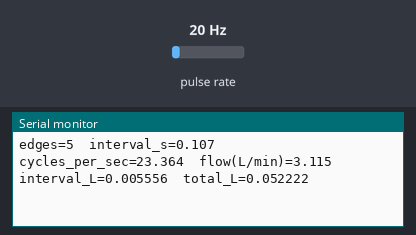
A sketch run on a simulated ESP32. On the bench: the last lines printed to the serial monitor. Wiring (inferred from the names in the program): pulse sensor: data GPIO 18. Inputs (shaded band) come from the test bench; at power-on: pulse rate 20 Hz. WiFi joins after 1.5 s; servers stay silent unless stated; no MQTT or app messages arrive unless stated.

Above: at 2.9 s.
3.0 s: pulse rate (sensor on GPIO 18) set to 4 Hz
At 3.09 s:
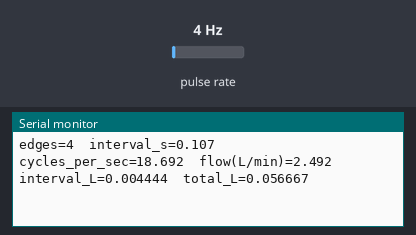
4.5 s: pulse rate (sensor on GPIO 18) set to 50 Hz
At 4.59 s:
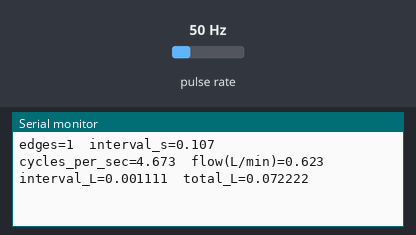
Timing chart, 0 to 7.5 s (numbered marks = the images above; inputs shaded):
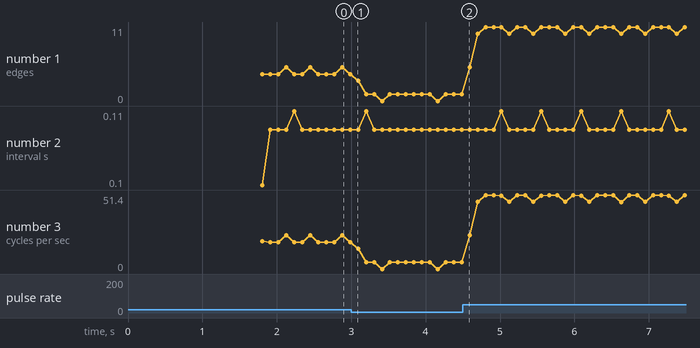

The sketch:

flow-meter-monitor.ino
```cpp
/*
  flow_meter.ino
  ESP32 (Arduino) sketch to measure water flow from a YF-S403-like Hall sensor.

  - Uses interrupt on CHANGE to count both rising + falling edges.
  - Converts edges -> Hz -> L/min using datasheet constant (Hz = 7.5 * Q).
  - Integrates to get running volume in litres.
  - Publishes flow + total litres via MQTT to a broker (e.g., Raspberry Pi).

  Wiring (typical):
    Sensor VCC  -> 5V (or 3.3V if rated)
    Sensor GND  -> GND
    Sensor OUT  -> ESP32 GPIO (FLOW_PIN), with pull-up as needed

  NOTE:
    Adjust WIFI_SSID, WIFI_PASSWORD, MQTT_BROKER_IP, FLOW_PIN as per your setup.
*/

#include <Arduino.h>
#include <WiFi.h>
#include "mqtt_client.h"

// ----------------- User configuration -----------------

// Flow sensor pin
const uint8_t FLOW_PIN = 18;                 // GPIO connected to sensor OUT
const uint32_t MEASURE_INTERVAL_MS = 100;    // compute flow every 100 ms

// The YF-S403 datasheet states: Hz = 7.5 * Q(L/min)
const float HZ_PER_L_PER_MIN = 7.5f;

// If true, we count both rising + falling edges on FLOW_PIN.
// That means "edges" = 2 * "pulses". Many hall sensors produce one full cycle per pulse.
const bool COUNT_EDGES = true;

// WiFi config
const char* WIFI_SSID     = "RTUniverse";
const char* WIFI_PASSWORD = "8754820702";

// MQTT broker (e.g., Raspberry Pi) config
const char* MQTT_BROKER_IP = "192.168.1.140";    // CHANGE to your Pi's IP
const uint16_t MQTT_PORT   = 1883;
const char* MQTT_TOPIC     = "home/water/main";

// ----------------- Globals -----------------

// Volatile edge counter updated in ISR
volatile uint32_t g_edgeCount = 0;

// Time of last measurement (ms)
uint32_t lastMeasureMillis = 0;

// Running total volume in litres
double totalLiters = 0.0;

// ----------------- Interrupt handler -----------------

// ISR: called on every edge of FLOW_PIN
void IRAM_ATTR flowISR() {
  g_edgeCount++;
}

// Safely read and clear edge counter
uint32_t readAndClearEdgeCount() {
  uint32_t edges;
  noInterrupts();
  edges = g_edgeCount;
  g_edgeCount = 0;
  interrupts();
  return edges;
}

// ----------------- Setup -----------------

void setup() {
  Serial.begin(115200);
  delay(200);

  Serial.println();
  Serial.println("=== ESP32 Flow Meter + MQTT ===");

  // ---- WiFi ----
  Serial.print("Connecting to WiFi: ");
  Serial.print(WIFI_SSID);

  WiFi.mode(WIFI_STA);
  WiFi.begin(WIFI_SSID, WIFI_PASSWORD);

  uint8_t tries = 0;
  while (WiFi.status() != WL_CONNECTED && tries < 60) { // ~30s timeout
    delay(500);
    Serial.print(".");
    tries++;
  }

  Serial.println();
  if (WiFi.status() == WL_CONNECTED) {
    Serial.print("WiFi connected, IP: ");
    Serial.println(WiFi.localIP());
  } else {
    Serial.println("WiFi connect FAILED, continuing anyway (MQTT will keep retrying).");
  }

  // ---- MQTT ----
  mqttSetup(MQTT_BROKER_IP, MQTT_PORT, MQTT_TOPIC);

  // ---- Flow sensor pin + interrupt ----
  pinMode(FLOW_PIN, INPUT_PULLUP); // typical for open-collector output

  if (COUNT_EDGES) {
    attachInterrupt(digitalPinToInterrupt(FLOW_PIN), flowISR, CHANGE);
  } else {
    attachInterrupt(digitalPinToInterrupt(FLOW_PIN), flowISR, RISING);
  }

  lastMeasureMillis = millis();

  Serial.println("Flow meter initialized.");
  Serial.print("FLOW_PIN=");
  Serial.println(FLOW_PIN);
  Serial.print("MEASURE_INTERVAL_MS=");
  Serial.println(MEASURE_INTERVAL_MS);
}

// ----------------- Main loop -----------------

void loop() {
  // Keep MQTT connection alive
  mqttLoop();

  uint32_t now = millis();
  if (now - lastMeasureMillis >= MEASURE_INTERVAL_MS) {

    // Snapshot edges for this interval
    uint32_t edges = readAndClearEdgeCount();

    // Interval in seconds
    float interval_s = (now - lastMeasureMillis) / 1000.0f;
    if (interval_s <= 0.0f) {
      interval_s = MEASURE_INTERVAL_MS / 1000.0f;
    }

    // Convert edges to "cycles" (Hz); if counting both edges, cycles = edges / 2
    float edges_per_sec = edges / interval_s;
    float cycles_per_sec = COUNT_EDGES ? (edges_per_sec / 2.0f) : edges_per_sec;

    // According to datasheet: Hz = 7.5 * Q(L/min) -> Q = Hz / 7.5
    float flow_L_per_min = cycles_per_sec / HZ_PER_L_PER_MIN;
    float flow_L_per_sec = flow_L_per_min / 60.0f;

    // Volume this interval (L)
    double volume_this_interval_L = (double)flow_L_per_sec * (double)interval_s;
    totalLiters += volume_this_interval_L;

    // Debug print
    Serial.print("edges=");
    Serial.print(edges);
    Serial.print("  interval_s=");
    Serial.print(interval_s, 3);
    Serial.print("  cycles_per_sec=");
    Serial.print(cycles_per_sec, 3);
    Serial.print("  flow(L/min)=");
    Serial.print(flow_L_per_min, 3);
    Serial.print("  interval_L=");
    Serial.print(volume_this_interval_L, 6);
    Serial.print("  total_L=");
    Serial.println(totalLiters, 6);

    // ---- Publish to MQTT ----
    mqttPublishFlow(flow_L_per_min, totalLiters);

    lastMeasureMillis = now;
  }

  // Short delay to avoid busy-looping; interrupts still fire
  delay(10);
}
```

mqtt_client.cpp
```cpp
// mqtt_client.cpp
#include "mqtt_client.h"
#include <WiFi.h>
#include <PubSubClient.h>

static WiFiClient espClient;
static PubSubClient mqtt(espClient);

// Stored config
static const char* s_topic = nullptr;

static void mqttReconnect() {
  while (!mqtt.connected()) {
    String clientId = "ESP32Water-" + String((uint32_t)ESP.getEfuseMac(), HEX);

    if (!mqtt.connect(clientId.c_str())) {
      delay(2000);
    }
  }
}

void mqttSetup(const char* broker, uint16_t port, const char* topic) {
  s_topic = topic;
  mqtt.setServer(broker, port);
}

void mqttLoop() {
  if (WiFi.status() != WL_CONNECTED) return;

  if (!mqtt.connected()) {
    mqttReconnect();
  }
  mqtt.loop();
}

void mqttPublishFlow(float flow_lpm, double total_litres) {
  if (!mqtt.connected()) return;

  String payload = "{";
  payload += "\"flow_lpm\":" + String(flow_lpm, 3) + ",";
  payload += "\"total_litres\":" + String(total_litres, 6);
  payload += "}";

  mqtt.publish(s_topic, payload.c_str());
}
```

mqtt_client.h
```cpp
#pragma once
#include <Arduino.h>

void mqttSetup(const char* broker, uint16_t port, const char* topic);
void mqttLoop();
void mqttPublishFlow(float flow_lpm, double total_litres);
```

Measured:
- plotted number 1: 4 → 1 after the input at 3.0 s
- plotted number 3: 18.69 → 4.67 after the input at 3.0 s
